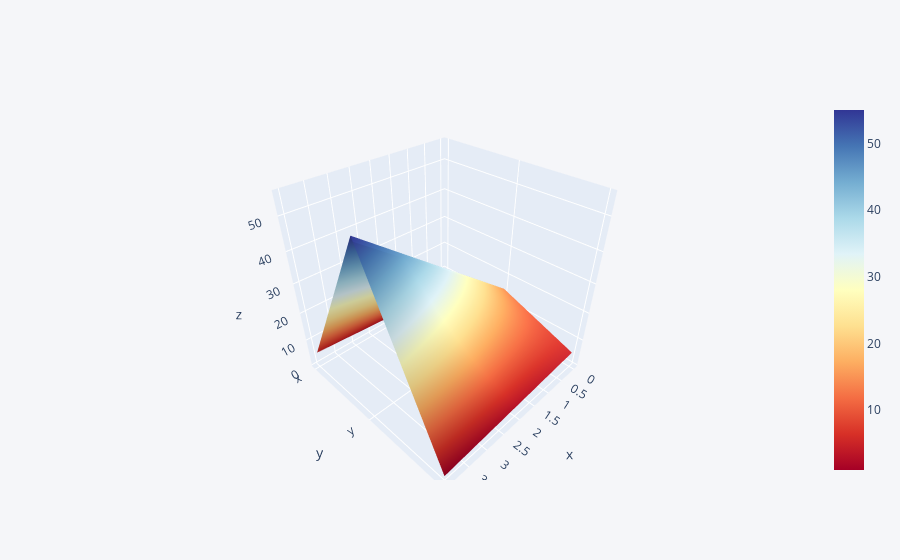

Here is the notebook cell this chart was saved with:
### Code cell
df3.iplot(kind='surface',colorscale='rdylbu')

### Figure 1 — Plotly figure (JSON) as saved in the notebook; plotly's stock layout.template omitted (floating-point values rounded to 4 significant figures)
{"data": [{"colorscale": [[0, "rgb(165,0,38)"], [0.1, "rgb(215,48,39)"], [0.2, "rgb(244,109,67)"], [0.3, "rgb(253,174,97)"], [0.4, "rgb(254,224,144)"], [0.5, "rgb(255,255,191)"], [0.6, "rgb(224,243,248)"], [0.7, "rgb(171,217,233)"], [0.8, "rgb(116,173,209)"], [0.9, "rgb(69,117,180)"], [1, "rgb(49,54,149)"]], "type": "surface", "x": [0, 1, 2, 3, 4], "y": ["x", "y", "z"], "z": [[1, 2, 3, 4, 5], [15, 25, 35, 45, 55], [5, 4, 3, 2, 1]]}], "layout": {"legend": {"bgcolor": "#F5F6F9", "font": {"color": "#4D5663"}}, "paper_bgcolor": "#F5F6F9", "plot_bgcolor": "#F5F6F9", "title": {"font": {"color": "#4D5663"}}, "xaxis": {"gridcolor": "#E1E5ED", "showgrid": true, "tickfont": {"color": "#4D5663"}, "title": {"font": {"color": "#4D5663"}, "text": ""}, "zerolinecolor": "#E1E5ED"}, "yaxis": {"gridcolor": "#E1E5ED", "showgrid": true, "tickfont": {"color": "#4D5663"}, "title": {"font": {"color": "#4D5663"}, "text": ""}, "zerolinecolor": "#E1E5ED"}}}
